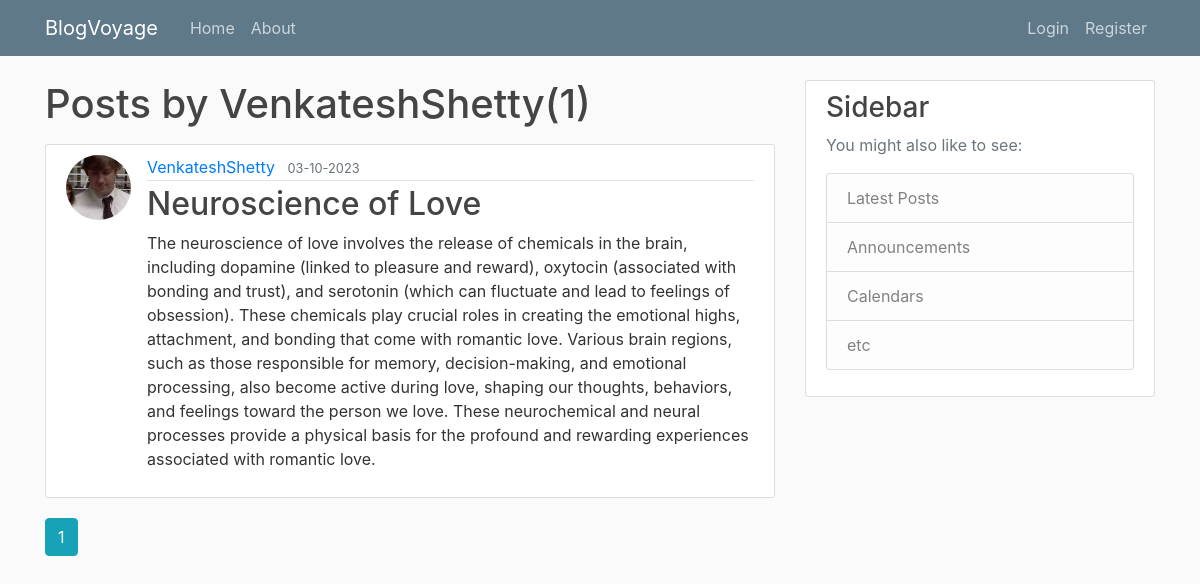
Page /user/VenkateshShetty on the committed database.
### appp/models.py (models this page shows, shortened)
class User(db.Model, UserMixin):
    id = db.Column(db.Integer, primary_key= True)
    username = db.Column(db.String(20), unique=True, nullable=False)
    email = db.Column(db.String(120), unique=True, nullable=False)
    image_file = db.Column(db.String(20), nullable=False, default="default.jpg")
    password= db.Column(db.String(60), nullable=False)
    posts = db.relationship('Post', backref="author" , lazy= True)

class Post(db.Model):
    id = db.Column(db.Integer, primary_key= True)
    title = db.Column(db.String(150), nullable=False)
    date_posted= db.Column(db.DateTime, nullable=False, default = datetime.utcnow )
    content = db.Column(db.Text, nullable=False)
    user_id = db.Column(db.Integer , db.ForeignKey('user.id'),nullable=False)

### appp/routes.py (the view)
@app.route("/user/<string:username>")
def user_post(username):
    page  = request.args.get('page', 1, type = int)
    user  = User.query.filter_by(username = username).first_or_404()
    posts = Post.query.filter_by(author = user)\
        .order_by(Post.date_posted.desc())\
        .paginate(page = page, per_page =5)
    return render_template("user_post.html", posts=posts, user = user)

### appp/templates/user_post.html
{% extends 'layout.html' %}
{% block content %}
    <h1 class=" mb-3">Posts by {{ user.username }}({{posts.total}}) </h1>
    {% for post in posts.items %}
    <article class="media content-section">
      <img class = "rounded-circle article-img" src="{{url_for('static' , filename = 'profile_pics/' + post.author.image_file)}}" alt="">
        <div class="media-body">
          <div class="article-metadata">
            <a class="mr-2" href="{{url_for('user_post' , username = post.author.username)}}">{{ post.author.username }}</a>
            <small class="text-muted">{{ post.date_posted.strftime('%d-%m-%Y') }}</small>
          </div>
          <h2><a class="article-title" href="{{url_for('post', post_id = post.id)}}">{{ post.title }}</a></h2>
          <p class="article-content">{{ post.content }}</p>
        </div>
      </article>
    {% endfor %}
    {% for page_num in posts.iter_pages(left_edge=1 , right_edge=1, left_current=1 , right_current=1)  %}
      {% if page_num %}
        {% if posts.page == page_num %}
        <a class ="btn btn-info mb-4" href="{{url_for('user_post' , username = user.username, page=page_num)}}">{{page_num}}</a>
        {% else %}
        <a class ="btn btn-outline-info mb-4" href="{{url_for('user_post',username = user.username, page=page_num)}}">{{page_num}}</a>
        {% endif %}
      {% else %}
        ...
      {% endif %}
    {% endfor %}
{% endblock content %}

### appp/static/main.css (style rules this page uses)
body { background: #fafafa; color: #333333; margin-top: 5rem; }
h1, h2, h3, h4, h5, h6 { color: #444444; }
.content-section { background: #ffffff; padding: 10px 20px; border: 1px solid #dddddd; border-radius: 3px; margin-bottom: 20px; }
.article-title { color: #444444; }
.article-content { white-space: pre-line; }
.article-img { height: 65px; width: 65px; margin-right: 16px; }
.article-metadata { padding-bottom: 1px; margin-bottom: 4px; border-bottom: 1px solid #e3e3e3 }

### rows in the picture
User: username "VenkateshShetty"
Post: image_file (picture), author.username "VenkateshShetty", date_posted "03-10-2023", title "Neuroscience of Love", content "The neuroscience of love involves the release of chemicals in the brain, including dopamine (linked to pleasure and reward), oxytocin (associated with bonding and trust), and serotonin (which can fluctuate and lead to feelings of obsession). These chemicals play crucial roles in creating the emotional highs, attachment, and bonding that come with romantic love. Various brain regions, such as those responsible for memory, decision-making, and emotional processing, also become active during love, shaping our thoughts, behaviors, and feelings toward the person we love. These neurochemical and neural processes provide a physical basis for the profound and rewarding experiences associated with…"

### other values in the picture
{{ posts.total }} "1"
{{ page_num }} "1"
